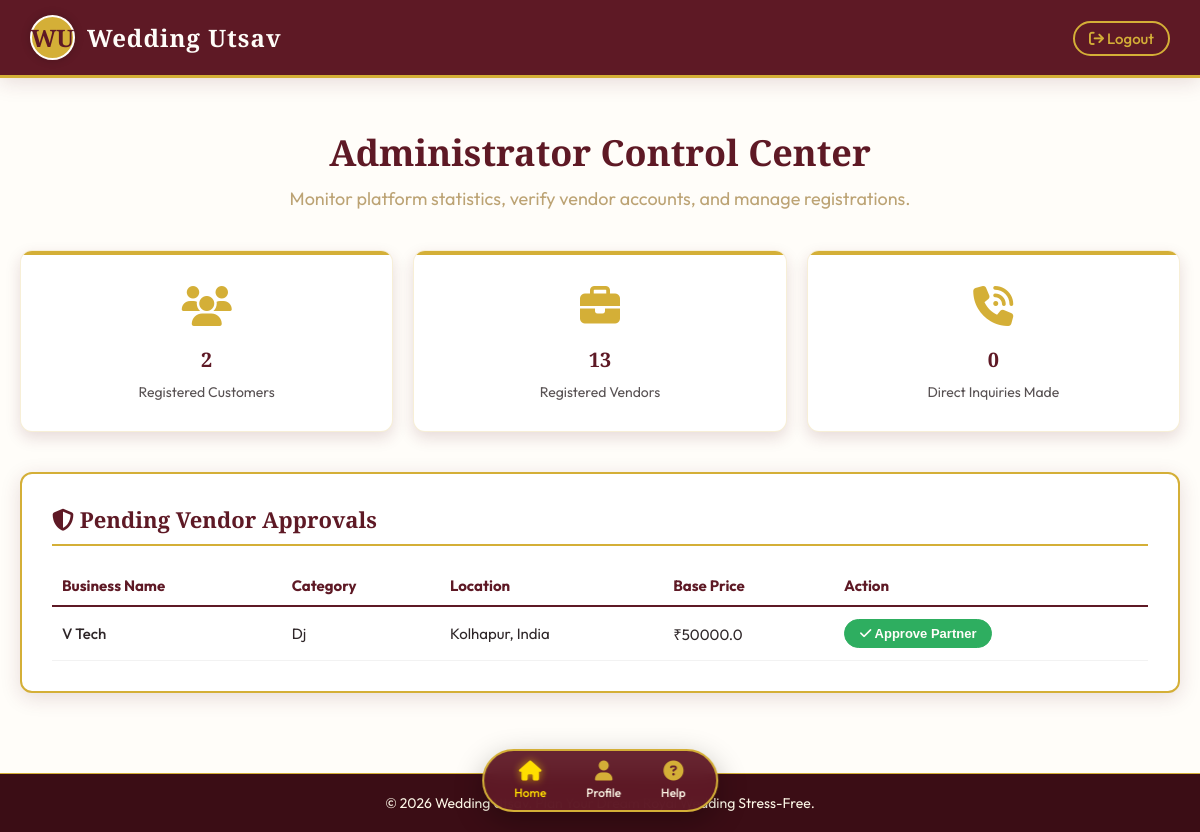
The app's page /admin/dashboard (signed in), older data.
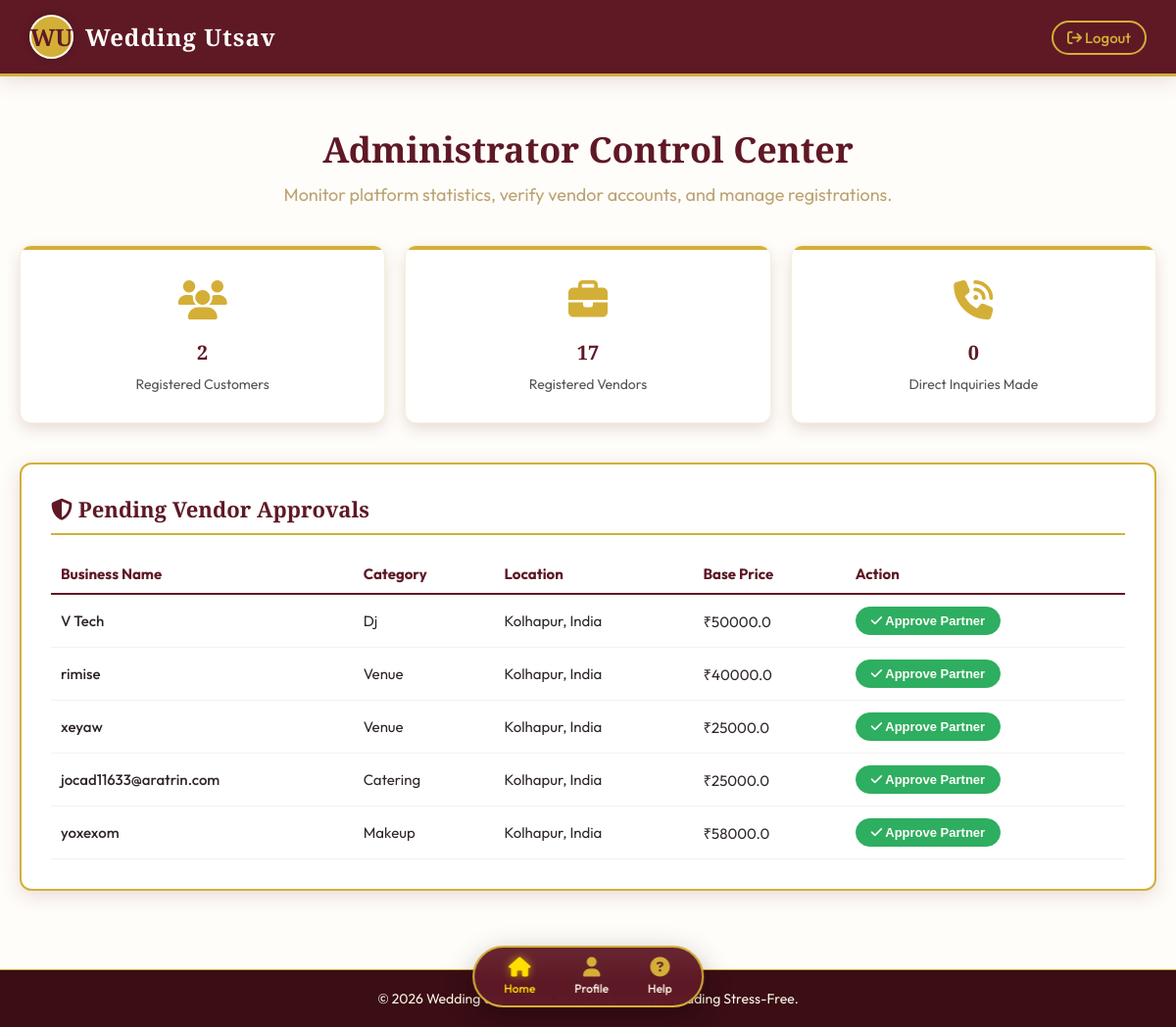
The same page, newer data.
### tables this page shows
CREATE TABLE vendors (
        vendor_id INTEGER PRIMARY KEY AUTOINCREMENT,
        user_id INTEGER,
        business_name TEXT NOT NULL,
        service_type TEXT NOT NULL CHECK(service_type IN ('venue', 'catering', 'dj', 'makeup')),
        location TEXT NOT NULL,
        capacity INTEGER, -- only relevant for venue
        base_price REAL NOT NULL, -- price per day/event/plate
        description TEXT,
        contact_info TEXT NOT NULL,
        image_url TEXT,
        is_verified INTEGER DEFAULT 0, -- 0 for pending, 1 for verified
        FOREIGN KEY (user_id) REFERENCES users (user_id) ON DELETE CASCADE
    );

### app.py (the view)
@app.route('/admin/dashboard')
def admin_dashboard():
    if 'user_id' not in session or session.get('role') != 'admin':
        return redirect(url_for('login'))
    conn = get_db_connection()
    stats = {
        'total_customers': conn.execute("SELECT COUNT(*) FROM users WHERE role = 'customer'").fetchone()[0],
        'total_vendors': conn.execute("SELECT COUNT(*) FROM users WHERE role = 'vendor'").fetchone()[0],
        'total_bookings': conn.execute("SELECT COUNT(*) FROM bookings").fetchone()[0]
    }
    vendors = conn.execute('SELECT * FROM vendors WHERE is_verified = 0').fetchall()
    conn.close()
    return render_template('admin.html', stats=stats, vendors=vendors)

### app.py (called while the page is built)
@app.context_processor
def inject_user():
    user = None
    if 'user_id' in session:
        conn = get_db_connection()
        user = conn.execute('SELECT * FROM users WHERE user_id = ?', (session['user_id'],)).fetchone()
        conn.close()
    return dict(current_user=user)

### database.py (called while the page is built)
def get_db_connection():
    conn = sqlite3.connect(DATABASE_PATH)
    conn.row_factory = sqlite3.Row
    return conn

### templates/admin.html (shortened to what this page needs)
{% extends "base.html" %}
{% block content %}
<div class="welcome-section">
    <h1>Administrator Control Center</h1>
    <p>Monitor platform statistics, verify vendor accounts, and manage registrations.</p>
</div>
<div style="display: grid; grid-template-columns: repeat(3, 1fr); gap: 20px; margin-bottom: 40px;">
    <div class="card" style="cursor: default;">
        <div class="card-icon"><i class="fa-solid fa-users"></i></div>
        <h3>{{ stats.total_customers }}</h3>
        <p>Registered Customers</p>
    </div>
    <div class="card" style="cursor: default;">
        <div class="card-icon"><i class="fa-solid fa-briefcase"></i></div>
        <h3>{{ stats.total_vendors }}</h3>
        <p>Registered Vendors</p>
    </div>
    <div class="card" style="cursor: default;">
        <div class="card-icon"><i class="fa-solid fa-phone-volume"></i></div>
        <h3>{{ stats.total_bookings }}</h3>
        <p>Direct Inquiries Made</p>
    </div>
</div>
<div class="help-card" style="border: 2px solid var(--gold); border-radius: var(--border-radius); padding: 30px;">
    <h2 style="font-size: 22px; border-bottom: 2px solid var(--gold); padding-bottom: 10px; margin-bottom: 20px;">
        <i class="fa-solid fa-shield-halved"></i> Pending Vendor Approvals
    </h2>
    {% if vendors %}
        <div style="overflow-x: auto;">
            <table style="width: 100%; border-collapse: collapse; text-align: left; font-size: 15px;">
                <thead>
                    <tr style="border-bottom: 2px solid var(--royal-maroon); color: var(--royal-maroon); font-weight: bold;">
                        <th style="padding: 10px;">Business Name</th>
                        <th style="padding: 10px;">Category</th>
                        <th style="padding: 10px;">Location</th>
                        <th style="padding: 10px;">Base Price</th>
                        <th style="padding: 10px;">Action</th>
                    </tr>
                </thead>
                <tbody>
                    {% for vendor in vendors %}
                        <tr style="border-bottom: 1px solid rgba(0,0,0,0.05);">
                            <td style="padding: 12px 10px; font-weight: 500;">{{ vendor.business_name }}</td>
                            <td style="padding: 12px 10px; text-transform: capitalize;">{{ vendor.service_type }}</td>
                            <td style="padding: 12px 10px;">{{ vendor.location }}</td>
                            <td style="padding: 12px 10px;">₹{{ vendor.base_price }}</td>
                            <td style="padding: 12px 10px;">
                                <form action="/admin/verify/{{ vendor.vendor_id }}" method="POST">
                                    <button type="submit" class="btn-upload" style="background-color: #2EAE60; border-color: #2EAE60;">
                                        <i class="fa-solid fa-check"></i> Approve Partner
                                    </button>
                                </form>
                            </td>
                        </tr>
                    {% endfor %}
                </tbody>
            </table>
        </div>
    {% else %}
        <div style="text-align: center; padding: 40px 20px; color: var(--muted-gold);">
            <i class="fa-solid fa-circle-check" style="font-size: 40px; margin-bottom: 10px; color: #2EAE60;"></i>
            <p>All registered vendors are currently verified and active. Outstanding job!</p>
        </div>
    {% endif %}
</div>
{% endblock %}

### templates/base.html (shortened to what this page needs)
<!DOCTYPE html>
<html lang="en">
<head>
    <link rel="stylesheet" href="https://cdnjs.cloudflare.com/ajax/libs/font-awesome/6.4.0/css/all.min.css">
    <link rel="stylesheet" href="{{ url_for('static', filename='css/style.css') }}">
</head>
<body>
    <header>
        <div class="logo-container">
            <div class="logo-circle">WU</div>
            <h1 class="brand-name">Wedding Utsav</h1>
        </div>
        <div class="nav-links">
            {% if session.get('user_id') %}
                <a href="{{ url_for('logout') }}" class="logout-btn"><i class="fa-solid fa-sign-out"></i> Logout</a>
            {% else %}
                <a href="{{ url_for('login') }}">Login</a>
                <a href="{{ url_for('register') }}">Register</a>
            {% endif %}
        </div>
    </header>
    <main>
        {% block content %}{% endblock %}
    </main>
    {% if session.get('user_id') %}
        <div class="bottom-nav">
            {% if session.get('role') == 'customer' %}
                <a href="{{ url_for('customer_dashboard') }}" class="bottom-nav-item {% if request.path == '/dashboard' %}active{% endif %}">
                    <i class="fa-solid fa-house"></i>
                    <span>Home</span>
                </a>
            {% elif session.get('role') == 'vendor' %}
                <a href="{{ url_for('vendor_dashboard') }}" class="bottom-nav-item {% if request.path == '/vendor/dashboard' %}active{% endif %}">
                    <i class="fa-solid fa-house"></i>
                    <span>Home</span>
                </a>
            {% elif session.get('role') == 'admin' %}
                <a href="{{ url_for('admin_dashboard') }}" class="bottom-nav-item {% if request.path == '/admin/dashboard' %}active{% endif %}">
                    <i class="fa-solid fa-house"></i>
                    <span>Home</span>
                </a>
            {% endif %}
            <a href="{{ url_for('profile') }}" class="bottom-nav-item {% if request.path == '/profile' %}active{% endif %}">
                <i class="fa-solid fa-user"></i>
                <span>Profile</span>
            </a>
            <a href="{{ url_for('help_page') }}" class="bottom-nav-item {% if request.path == '/help' %}active{% endif %}">
                <i class="fa-solid fa-circle-question"></i>
                <span>Help</span>
            </a>
        </div>
    {% endif %}
    <footer>
        <p>&copy; 2026 Wedding Utsav. Plan Your Dream Royal Wedding Stress-Free.</p>
    </footer>
</body>
</html>

### static/css/style.css (style rules this page uses)
:root { --royal-maroon: #5E1925; --dark-maroon: #3B0D15; --gold: #D4AF37; --bright-gold: #FFDF00; --ivory: #FFFDF9; --soft-cream: #FDF7E7; --charcoal: #2E2628; --muted-gold: #BCA374; --pure-white: #FFFFFF; --shadow: rgba(94, 25, 37, 0.15); --border-radius: 12px; --transition: all 0.3s cubic-bezier(0.4, 0, 0.2, 1); }
* { margin: 0; padding: 0; box-sizing: border-box; }
body { font-family: 'Outfit', sans-serif; background-color: var(--ivory); color: var(--charcoal); min-height: 100vh; display: flex; flex-direction: column; overflow-x: hidden; }
h1, h2, h3, h4, .brand-title { font-family: 'Playfair Display', serif; font-weight: 700; color: var(--royal-maroon); }
header { background-color: var(--royal-maroon); border-bottom: 3px solid var(--gold); padding: 15px 30px; display: flex; justify-content: space-between; align-items: center; position: sticky; top: 0; z-index: 100; box-shadow: 0 4px 20px var(--shadow); }
.logo-container { display: flex; align-items: center; gap: 12px; }
.logo-circle { width: 45px; height: 45px; background-color: var(--gold); border-radius: 50%; display: flex; justify-content: center; align-items: center; font-size: 24px; color: var(--royal-maroon); font-family: 'Playfair Display', serif; font-weight: bold; border: 2px solid var(--ivory); box-shadow: 0 0 10px rgba(0,0,0,0.2); }
.brand-name { color: var(--ivory); font-size: 24px; letter-spacing: 1px; }
.nav-links a { color: var(--soft-cream); text-decoration: none; font-size: 15px; font-weight: 500; margin-left: 20px; transition: var(--transition); border-bottom: 2px solid transparent; padding-bottom: 4px; }
.nav-links .logout-btn { background-color: transparent; border: 2px solid var(--gold); padding: 6px 14px; border-radius: 20px; color: var(--gold); }
main { flex: 1; padding: 30px 20px 80px 20px; max-width: 1200px; width: 100%; margin: 0 auto; }
.welcome-section { text-align: center; margin-bottom: 40px; }
.welcome-section h1 { font-size: 36px; margin-bottom: 10px; }
.welcome-section p { font-size: 18px; color: var(--muted-gold); }
.card { background-color: var(--pure-white); border-radius: var(--border-radius); padding: 30px; text-align: center; border: 1px solid rgba(212, 175, 55, 0.2); box-shadow: 0 6px 15px var(--shadow); transition: var(--transition); cursor: pointer; position: relative; overflow: hidden; }
.card::before { content: ''; position: absolute; top: 0; left: 0; width: 100%; height: 4px; background-color: var(--gold); transition: var(--transition); }
.card-icon { font-size: 40px; margin-bottom: 15px; color: var(--gold); display: inline-block; transition: var(--transition); }
.card h3 { margin-bottom: 10px; font-size: 20px; }
.card p { font-size: 14px; color: var(--charcoal); opacity: 0.8; }
.btn-upload { background-color: var(--royal-maroon); color: var(--ivory); border: 1px solid var(--gold); padding: 6px 15px; font-size: 13px; font-weight: 600; border-radius: 20px; cursor: pointer; transition: var(--transition); }
.bottom-nav { position: fixed; bottom: 20px; left: 50%; transform: translateX(-50%); background-color: rgba(94, 25, 37, 0.95); backdrop-filter: blur(10px); border: 2px solid var(--gold); padding: 10px 30px; border-radius: 40px; display: flex; gap: 40px; box-shadow: 0 10px 30px rgba(0,0,0,0.3); z-index: 1000; transition: var(--transition); }
.bottom-nav-item { display: flex; flex-direction: column; align-items: center; text-decoration: none; color: var(--soft-cream); font-size: 12px; font-weight: 500; gap: 4px; transition: var(--transition); }
.bottom-nav-item i { font-size: 20px; color: var(--gold); }
.bottom-nav-item.active { color: var(--bright-gold); }
.bottom-nav-item.active i { color: var(--bright-gold); text-shadow: 0 0 8px rgba(255, 223, 0, 0.6); }
.help-card { background: var(--pure-white); padding: 40px; border-radius: var(--border-radius); border: 1px solid rgba(212, 175, 55, 0.3); box-shadow: 0 5px 20px var(--shadow); }
footer { background-color: var(--dark-maroon); border-top: 1px solid var(--gold); padding: 20px; text-align: center; color: var(--soft-cream); font-size: 14px; }

Row changes from the older to the newer data that the page shows:
added vendors: business_name "rimise", service_type "Venue", location "Kolhapur, India", base_price "40000.0"
added vendors: business_name "xeyaw", service_type "Venue", location "Kolhapur, India", base_price "25000.0"
added vendors: business_name "jocad11633@aratrin.com", service_type "Catering", location "Kolhapur, India", base_price "25000.0"
added vendors: business_name "yoxexom", service_type "Makeup", location "Kolhapur, India", base_price "58000.0"
Text that changed along with them:
{{ stats.total_vendors }}: "13" → "17"
